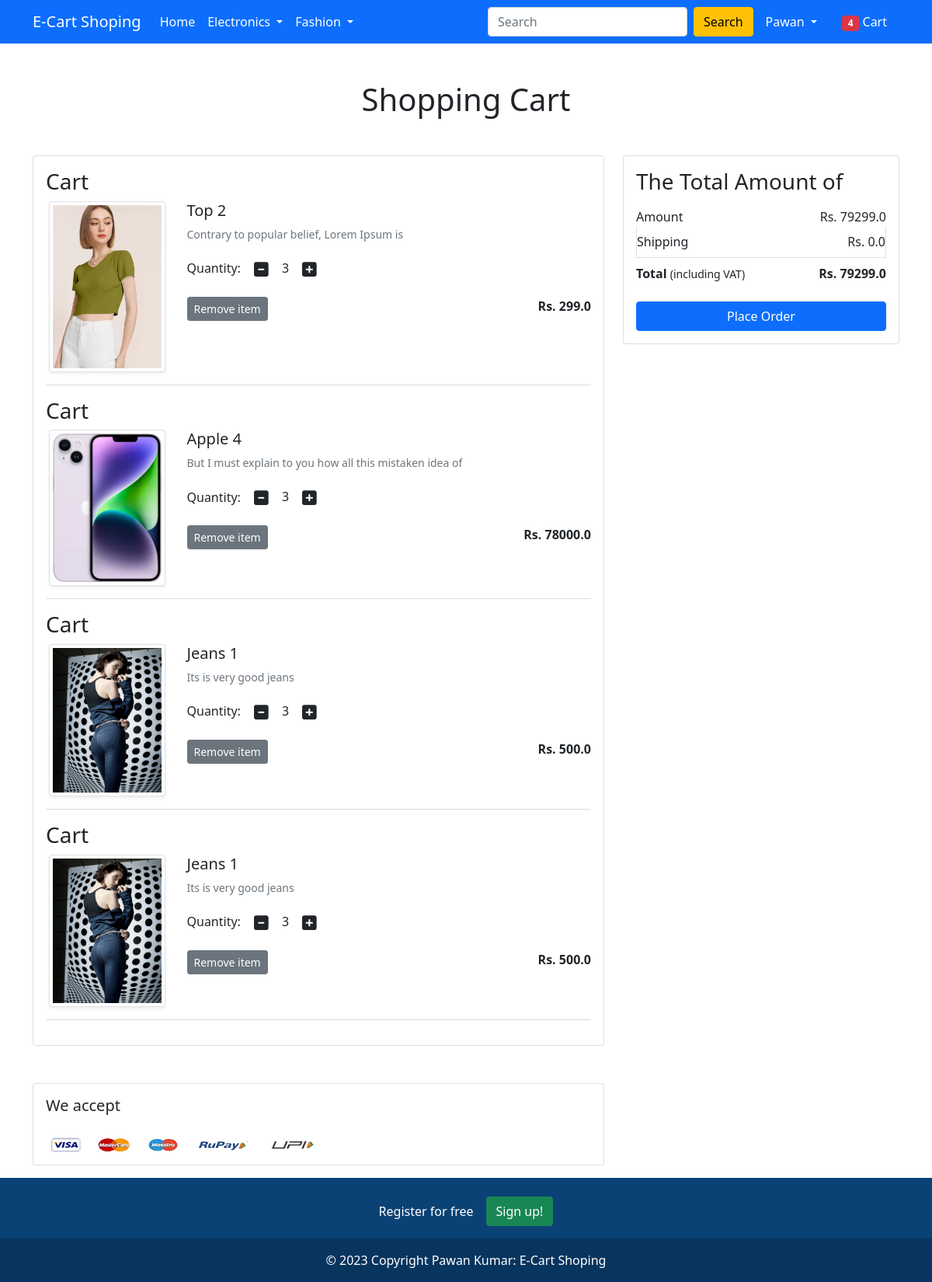
The page /cart/ (signed in) on the database its author committed.
### app/models.py (models this page shows, shortened)
class Cart(models.Model):
    user = models.ForeignKey(User, on_delete=models.CASCADE)
    product = models.ForeignKey(Product, on_delete=models.CASCADE)
    quantity = models.PositiveIntegerField(default=1)

class Product(models.Model):
    title = models.CharField(max_length=100)
    selling_price = models.FloatField()
    discounted_price = models.FloatField()
    description = models.TextField()
    brand = models.CharField(max_length=100)
    category = models.CharField(choices=CATEGORY_CHOICES, max_length=2)
    product_image = models.ImageField(upload_to='productimg')

### app/views.py (the view)
# urls.py: path('cart/', views.show_cart, name='showcart'),
def show_cart(request):
 if request.user.is_authenticated:
  user = request.user
  cart = Cart.objects.filter(user=user)
  amount = 0.0
  shipping_amount = 50.0
  total_amount = 0.0
  cart_product = [p for p in Cart.objects.all() if p.user == user]
  if cart_product:
   for p in cart_product:
    temamount = (p.quantity * p.product.discounted_price)
    amount += temamount
    total_amount = amount + shipping_amount
    if amount >= 500:
     shipping_amount = 0.0
     total_amount = amount + shipping_amount
  return render(request, 'app/addtocart.html',{'carts':cart, 'amount1':total_amount, 'ship':shipping_amount, 'amount': amount})

### app/templates/app/addtocart.html (shortened to what this page needs)
{% extends 'app/base.html' %}
{% load static %}
{% block main-content %}
<div class="container my-5">
 <div class="row">
  <h1 class="text-center mb-5">Shopping Cart</h1>
  <div class="col-sm-8">
  <div class="card">
   <div class="card-body">
     {% for pp in carts %}
    <h3>Cart</h3>
    <div class="row">
     <div class="col-sm-3 text-center align-self-center"><img src="{{pp.product.product_image.url}}" alt="" srcset="" class="img-fluid img-thumbnail shadow-sm" height="150" width="150"> </div>
     <div class="col-sm-9">
       <div>
       <h5>{{pp.product.title | capfirst}}</h5>
       <p class="mb-2 text-muted small">{{pp.product.description | capfirst}}</p>
       <div class="my-3">
        <label for="quantity">Quantity:</label>
        <a class="minus-cart btn"><i class="fas fa-minus-square fa-lg"></i></a>
          <span id="quantity">3</span>
        <a class="plus-cart btn"><i class="fas fa-plus-square fa-lg"></i></a>
       </div>
       <div class="d-flex justify-content-between">
        <a href="#" class="btn btn-sm btn-secondary mr-3">Remove item </a>
        <p class="mb-0"><span><strong>Rs. {{pp.product.discounted_price }}</strong></span></p>
       </div>
      </div>
     </div>
    </div>
    <hr class="text-muted">
    {% endfor %}
   </div>
   </div>
  </div>
  <div class="col-sm-4">
   <div class="card">
    <div class="card-body">
      <h3>The Total Amount of</h3>
      <ul class="list-group">
       <li class="list-group-item d-flex justify-content-between align-items-center border-0 px-0 pb-0">Amount<span>Rs. {{amount}}</span></li>
       <li class="list-group-item d-flex justify-content-between align-items-center px-0">Shipping<span>Rs. {{ship}}</span></li>
       <li class="list-group-item d-flex justify-content-between align-items-center border-0 px-0 mb-3">
        <div>
           <strong>Total</strong> <small>(including VAT)</small>
         </div>
         <span><strong>Rs. {{amount1}}</strong></span>
       </li>
      </ul>
      <div class="d-grid"><a href="{% url 'checkout' %}" class="btn btn-primary">Place Order</a></div>
    </div>
   </div>
  </div>
 </div>
</div>
<div class="container">
 <div class="row">
  <div class="col-sm-8">
   <div class="card">
    <div class="card-body">
      <h5 class="mb-4">We accept</h5>
      <img src="{% static 'app/images/payment.png' %}" alt="" class="img-fluid">
    </div>
  </div>
  </div>
 </div>
</div>
{% endblock main-content %}

### app/templates/app/base.html (shortened to what this page needs)
<!doctype html>
{% load static %}
<html lang="en">
  <head>
    <link href="https://cdn.jsdelivr.net/npm/bootstrap@5.0.0-beta1/dist/css/bootstrap.min.css" rel="stylesheet">
    <link rel="stylesheet" href="{% static 'app/css/owl.carousel.min.css' %}">
    <link rel="stylesheet" href="{% static 'app/css/all.min.css' %}">
    <link rel="stylesheet" href="{% static 'app/css/style.css' %}">
  </head>
  <body>
    <nav class="navbar navbar-expand-lg navbar-dark bg-primary">
     <div class="container">
       <a class="navbar-brand" href="/">E-Cart Shoping</a>
       <div class="collapse navbar-collapse" id="navbarSupportedContent">
         <ul class="navbar-nav me-auto mb-2 mb-lg-0">
           <li class="nav-item">
             <a class="nav-link active" aria-current="page" href="/">Home</a>
           </li>
           <li class="nav-item dropdown">
             <a class="nav-link dropdown-toggle text-white" href="#" id="electronicsDropdown" role="button" data-bs-toggle="dropdown" aria-expanded="false">
               Electronics
             </a>
           </li>
           <li class="nav-item dropdown">
             <a class="nav-link dropdown-toggle text-white" href="#" id="fashionDropdown" role="button" data-bs-toggle="dropdown" aria-expanded="false">
               Fashion
             </a>
           </li>
         </ul>
         <form class="d-flex">
           <input class="form-control me-2" type="search" placeholder="Search" aria-label="Search">
           <button class="btn btn-warning" type="submit">Search</button>
         </form>
         <div>
          <ul class="navbar-nav me-auto mb-2 mb-lg-0">
           <li class="nav-item dropdown mx-2">
            {% if request.user.is_authenticated %}
              <a class="nav-link dropdown-toggle text-white" href="#" id="profileDropdown" role="button" data-bs-toggle="dropdown" aria-expanded="false">
                {{request.user.username | capfirst}}
              </a>
            </li>
            <li class="nav-item mx-2">
              <a href="{% url 'showcart' %}" class="nav-link text-white"><span class="badge bg-danger">4</span> Cart </a>
            </li>
            {% else %}
            <li class="nav-item mx-2">
             <a href="{% url 'login' %}" class="nav-link text-white">Login</a>
            </li>
            <li class="nav-item mx-2">
             <a href="{% url 'register' %}" class="nav-link text-white">Registration</a>
             {% endif %}
          </ul>
         </div>
       </div>
     </div>
    </nav>
    {% block main-content %} {% endblock main-content %}
    <section class="">
      <footer class="text-center text-white mt-3" style="background-color: #0a4275;">
        <div class="container p-4 pb-0">
          <section class="">
            <p class="d-flex justify-content-center align-items-center">
              <span class="me-3">Register for free</span>
               <a href="{% url 'register' %}" class="btn btn-success"> Sign up!</a>
            </p>
          </section>
        </div>
        <div class="text-center p-3" style="background-color: rgba(0, 0, 0, 0.2);">
          © 2023 Copyright Pawan Kumar:
          <a class="text-white text-decoration-none" href="/">E-Cart Shoping</a>
        </div>
      </footer>
    </section>
  </body>
</html>

### rows shown on the page
Cart: product.product_image (picture), product "Top 2", product.description "Contrary to popular belief, Lorem Ipsum is", product.discounted_price "299.0"
Cart: product.product_image (picture), product "Apple 4", product.description "But I must explain to you how all this mistaken idea of", product.discounted_price "78000.0"
Cart: product.product_image (picture), product "Jeans 1", product.description "Its is very good jeans", product.discounted_price "500.0"
Cart: product.product_image (picture), product "Jeans 1", product.description "Its is very good jeans", product.discounted_price "500.0"

### other values the page prints
{{ request.user.username | capfirst }} "Pawan"
{{ amount }} "79299.0"
{{ ship }} "0.0"
{{ amount1 }} "79299.0"
